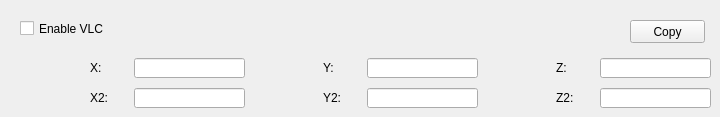
    <widget class="QWidget" name="vlcTab">
     <property name="autoFillBackground">
      <bool>true</bool>
     </property>
     <attribute name="title">
      <string>VLC</string>
     </attribute>
     <widget class="QCheckBox" name="vlcCheck">
      <property name="geometry">
       <rect>
        <x>20</x>
        <y>20</y>
        <width>121</width>
        <height>17</height>
       </rect>
      </property>
      <property name="text">
       <string>Enable VLC</string>
      </property>
     </widget>
     <widget class="QToolButton" name="vlcCopyButton">
      <property name="geometry">
       <rect>
        <x>630</x>
        <y>20</y>
        <width>75</width>
        <height>23</height>
       </rect>
      </property>
      <property name="text">
       <string>Copy</string>
      </property>
      <property name="popupMode">
       <enum>QToolButton::InstantPopup</enum>
      </property>
      <property name="toolButtonStyle">
       <enum>Qt::ToolButtonTextOnly</enum>
      </property>
     </widget>
     <widget class="QLabel" name="label_177">
      <property name="geometry">
       <rect>
        <x>556</x>
        <y>60</y>
        <width>41</width>
        <height>16</height>
       </rect>
      </property>
      <property name="text">
       <string>Z:</string>
      </property>
     </widget>
     <widget class="QLabel" name="label_178">
      <property name="geometry">
       <rect>
        <x>90</x>
        <y>90</y>
        <width>41</width>
        <height>16</height>
       </rect>
      </property>
      <property name="text">
       <string>X2:</string>
      </property>
     </widget>
     <widget class="QLabel" name="label_179">
      <property name="geometry">
       <rect>
        <x>556</x>
        <y>90</y>
        <width>41</width>
        <height>16</height>
       </rect>
      </property>
      <property name="text">
       <string>Z2:</string>
      </property>
     </widget>
     <widget class="QLabel" name="label_180">
      <property name="geometry">
       <rect>
        <x>323</x>
        <y>60</y>
        <width>41</width>
        <height>16</height>
       </rect>
      </property>
      <property name="text">
       <string>Y:</string>
      </property>
     </widget>
     <widget class="QLineEdit" name="vlcYEdit">
      <property name="geometry">
       <rect>
        <x>367</x>
        <y>58</y>
        <width>111</width>
        <height>20</height>
       </rect>
      </property>
     </widget>
     <widget class="QLineEdit" name="vlcZEdit">
      <property name="geometry">
       <rect>
        <x>600</x>
        <y>58</y>
        <width>111</width>
        <height>20</height>
       </rect>
      </property>
     </widget>
     <widget class="QLineEdit" name="vlcY2Edit">
      <property name="geometry">
       <rect>
        <x>367</x>
        <y>88</y>
        <width>111</width>
        <height>20</height>
       </rect>
      </property>
     </widget>
     <widget class="QLineEdit" name="vlcXEdit">
      <property name="geometry">
       <rect>
        <x>134</x>
        <y>58</y>
        <width>111</width>
        <height>20</height>
       </rect>
      </property>
     </widget>
     <widget class="QLineEdit" name="vlcZ2Edit">
      <property name="geometry">
       <rect>
        <x>600</x>
        <y>88</y>
        <width>111</width>
        <height>20</height>
       </rect>
      </property>
     </widget>
     <widget class="QLineEdit" name="vlcX2Edit">
      <property name="geometry">
       <rect>
        <x>134</x>
        <y>88</y>
        <width>111</width>
        <height>20</height>
       </rect>
      </property>
     </widget>
     <widget class="QLabel" name="label_181">
      <property name="geometry">
       <rect>
        <x>323</x>
        <y>90</y>
        <width>41</width>
        <height>16</height>
       </rect>
      </property>
      <property name="text">
       <string>Y2:</string>
      </property>
     </widget>
     <widget class="QLabel" name="label_182">
      <property name="geometry">
       <rect>
        <x>90</x>
        <y>60</y>
        <width>41</width>
        <height>16</height>
       </rect>
      </property>
      <property name="text">
       <string>X:</string>
      </property>
     </widget>
    </widget>
